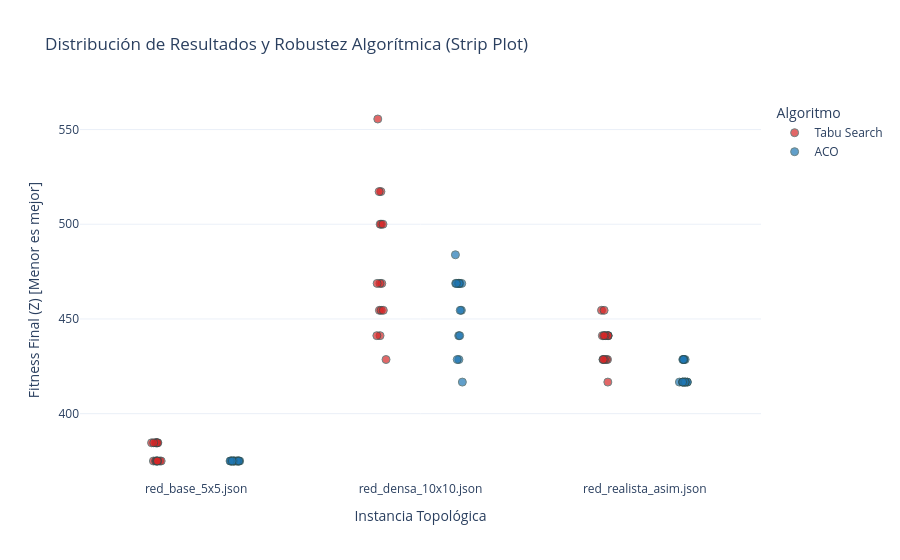

Here is the notebook cell this chart was saved with:
### Markdown cell above
Para complementar la inferencia estadística, generaremos Boxplots. Esta técnica de análisis exploratorio nos permitirá visualizar:
1. La dispersión estocástica intrínseca de cada algoritmo (rango intercuartílico).
2. La vulnerabilidad a óptimos locales (observando la longitud de los "bigotes" y valores atípicos).
3. La degradación algorítmica conforme la densidad topológica de la red aumenta (comparando la base $5\times5$ contra la densa $10\times10$).

### Code cell
# Strip Plot del Fitness (Distribución y Robustez)
fig_strip = px.strip(
    df_analisis,
    x="parametros.instancia_red",
    y="fitness_final",
    color="algoritmo",
    stripmode="group",
    title="Distribución de Resultados y Robustez Algorítmica (Strip Plot)",
    labels={
        "parametros.instancia_red": "Instancia Topológica",
        "fitness_final": "Fitness Final (Z) [Menor es mejor]",
        "algoritmo": "Algoritmo"
    },
    color_discrete_map={"ACO": "#1f77b4", "Tabu Search": "#d62728"}
)

fig_strip.update_traces(jitter=0.2, marker=dict(size=8, opacity=0.7, line=dict(width=1, color='DarkSlateGrey')))
fig_strip.update_layout(template="plotly_white")
fig_strip.show()

### Figure 1 — Plotly figure (JSON) as saved in the notebook; plotly's stock layout.template omitted (floating-point values rounded to 4 significant figures)
{"data": [{"alignmentgroup": "True", "boxpoints": "all", "fillcolor": "rgba(255,255,255,0)", "hoveron": "points", "hovertemplate": "Algoritmo=Tabu Search<br>Instancia Topológica=%{x}<br>Fitness Final (Z) [Menor es mejor]=%{y}<extra></extra>", "jitter": 0.2, "legendgroup": "Tabu Search", "line": {"color": "rgba(255,255,255,0)"}, "marker": {"color": "#d62728", "line": {"color": "DarkSlateGrey", "width": 1}, "opacity": 0.7, "size": 8}, "name": "Tabu Search", "offsetgroup": "Tabu Search", "orientation": "v", "pointpos": 0, "showlegend": true, "type": "box", "x": ["red_base_5x5.json", "red_base_5x5.json", "red_base_5x5.json", "red_base_5x5.json", "red_base_5x5.json", "red_base_5x5.json", "red_base_5x5.json", "red_base_5x5.json", "red_base_5x5.json", "red_base_5x5.json", "red_base_5x5.json", "red_base_5x5.json", "red_base_5x5.json", "red_base_5x5.json", "red_base_5x5.json", "red_densa_10x10.json", "red_densa_10x10.json", "red_densa_10x10.json", "red_densa_10x10.json", "red_densa_10x10.json", "red_densa_10x10.json", "red_densa_10x10.json", "red_densa_10x10.json", "red_densa_10x10.json", "red_densa_10x10.json", "red_densa_10x10.json", "red_densa_10x10.json", "red_densa_10x10.json", "red_densa_10x10.json", "red_densa_10x10.json", "red_realista_asim.json", "red_realista_asim.json", "red_realista_asim.json", "red_realista_asim.json", "red_realista_asim.json", "red_realista_asim.json", "red_realista_asim.json", "red_realista_asim.json", "red_realista_asim.json", "red_realista_asim.json", "red_realista_asim.json", "red_realista_asim.json", "red_realista_asim.json", "red_realista_asim.json", "red_realista_asim.json"], "x0": " ", "xaxis": "x", "y": [384.6, 384.6, 384.6, 375.0, 375.0, 375.0, 375.0, 384.6, 384.6, 384.6, 375.0, 375.0, 384.6, 375.0, 375.0, 454.5, 517.2, 555.6, 517.2, 441.2, 468.8, 454.5, 500.0, 468.8, 428.6, 500.0, 454.5, 500.0, 441.2, 468.8, 454.5, 428.6, 441.2, 441.2, 441.2, 441.2, 428.6, 428.6, 441.2, 428.6, 441.2, 454.5, 428.6, 416.7, 441.2], "y0": " ", "yaxis": "y"}, {"alignmentgroup": "True", "boxpoints": "all", "fillcolor": "rgba(255,255,255,0)", "hoveron": "points", "hovertemplate": "Algoritmo=ACO<br>Instancia Topológica=%{x}<br>Fitness Final (Z) [Menor es mejor]=%{y}<extra></extra>", "jitter": 0.2, "legendgroup": "ACO", "line": {"color": "rgba(255,255,255,0)"}, "marker": {"color": "#1f77b4", "line": {"color": "DarkSlateGrey", "width": 1}, "opacity": 0.7, "size": 8}, "name": "ACO", "offsetgroup": "ACO", "orientation": "v", "pointpos": 0, "showlegend": true, "type": "box", "x": ["red_base_5x5.json", "red_base_5x5.json", "red_base_5x5.json", "red_base_5x5.json", "red_base_5x5.json", "red_base_5x5.json", "red_base_5x5.json", "red_base_5x5.json", "red_base_5x5.json", "red_base_5x5.json", "red_base_5x5.json", "red_base_5x5.json", "red_base_5x5.json", "red_base_5x5.json", "red_base_5x5.json", "red_densa_10x10.json", "red_densa_10x10.json", "red_densa_10x10.json", "red_densa_10x10.json", "red_densa_10x10.json", "red_densa_10x10.json", "red_densa_10x10.json", "red_densa_10x10.json", "red_densa_10x10.json", "red_densa_10x10.json", "red_densa_10x10.json", "red_densa_10x10.json", "red_densa_10x10.json", "red_densa_10x10.json", "red_densa_10x10.json", "red_realista_asim.json", "red_realista_asim.json", "red_realista_asim.json", "red_realista_asim.json", "red_realista_asim.json", "red_realista_asim.json", "red_realista_asim.json", "red_realista_asim.json", "red_realista_asim.json", "red_realista_asim.json", "red_realista_asim.json", "red_realista_asim.json", "red_realista_asim.json", "red_realista_asim.json", "red_realista_asim.json"], "x0": " ", "xaxis": "x", "y": [375.0, 375.0, 375.0, 375.0, 375.0, 375.0, 375.0, 375.0, 375.0, 375.0, 375.0, 375.0, 375.0, 375.0, 375.0, 428.6, 428.6, 441.2, 468.8, 441.2, 416.7, 468.8, 454.5, 483.9, 468.8, 468.8, 468.8, 468.8, 468.8, 454.5, 416.7, 416.7, 416.7, 416.7, 428.6, 428.6, 416.7, 428.6, 428.6, 416.7, 428.6, 416.7, 416.7, 416.7, 416.7], "y0": " ", "yaxis": "y"}], "layout": {"boxmode": "group", "legend": {"title": {"text": "Algoritmo"}, "tracegroupgap": 0}, "title": {"text": "Distribución de Resultados y Robustez Algorítmica (Strip Plot)"}, "xaxis": {"anchor": "y", "domain": [0, 1], "title": {"text": "Instancia Topológica"}}, "yaxis": {"anchor": "x", "domain": [0, 1], "title": {"text": "Fitness Final (Z) [Menor es mejor]"}}}}
